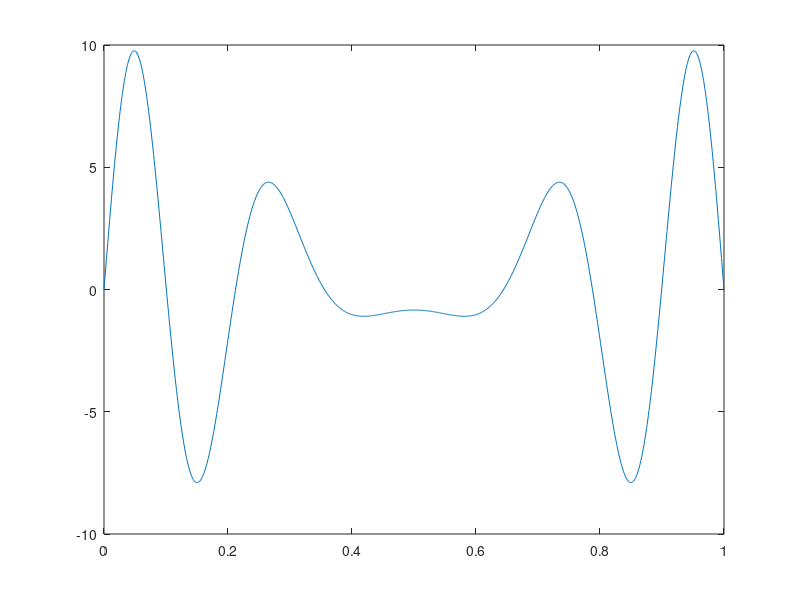

Here is the MATLAB script that generated this plot: (Note: this script raises an error after producing the figure.)
% octave script file
x=0:0.001:1;
rho=10*sin(10*sin(pi*x)).*(cos(pi*x)).*(cos(pi*x))+sin(pi*x).*cos(10*sin(pi*x));
plot(x,rho);
figure(2);
v=sin(10*sin(pi*x))/(10*pi*pi)+x;
h=1./200.;
x_sd=h:h:199.*h;
v_sd=load('v1.txt');
plot(x,v,x_sd,v_sd,'o');

